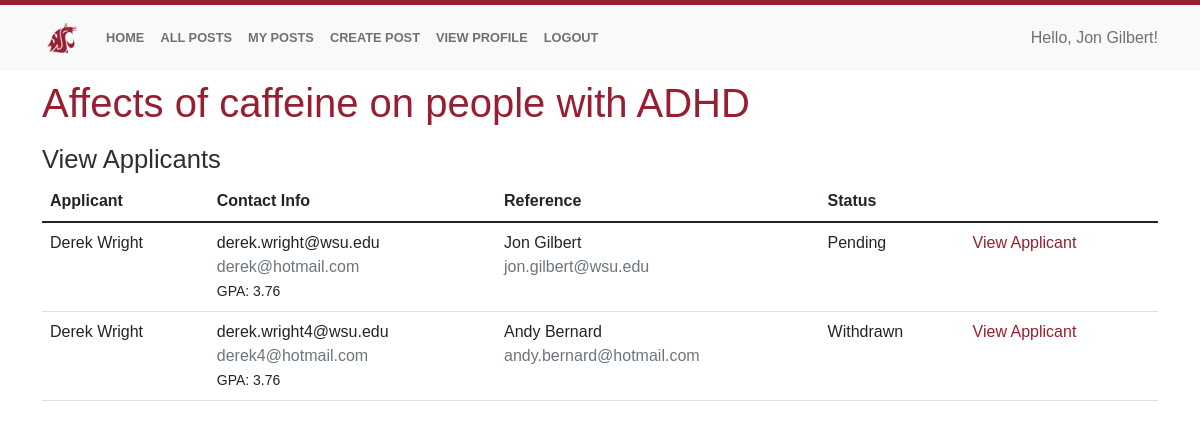
/post_detals/1/applicants (signed in), run on the app's committed database.
### app/Model/models.py (models this page shows, shortened)
class User(UserMixin, db.Model):
    __tablename__ = 'user'
    id = db.Column(db.Integer, primary_key=True)
    username = db.Column(db.String(64), unique=True)
    name = db.Column(db.String(30))
    last_name = db.Column(db.String(30))
    wsu_id = db.Column(db.String(30), unique=True)
    email = db.Column(db.String(120), unique=True)
    phone = db.Column(db.String(15))
    password_hash = db.Column(db.String(128))
    role = db.Column(db.String(20))
    __mapper_args__ = {
        'polymorphic_identity':'user',
        'polymorphic_on':role
    }
    def is_professor(self):
        return self.role == 'professor'

class ResearchPost(db.Model):
    __tablename__ = 'post'
    id = db.Column(db.Integer, primary_key=True)
    user_id = db.Column(db.Integer, ForeignKey('user.id'))
    title = db.Column(db.String(150))
    description = db.Column(db.String(1500))
    start_date = db.Column(db.Date)
    end_date = db.Column(db.Date)
    time_commitment = db.Column(db.String(150))
    requirements = db.Column(db.String(700))
    applications = db.relationship('Application',
        lazy='dynamic')
    research_fields = db.relationship(
        'ResearchField', secondary=postFields,
        primaryjoin=(postFields.c.post_id == id),
        backref=db.backref('postFields', lazy='dynamic'),
        lazy='dynamic'
    )

class Application(db.Model):
    id = db.Column(db.Integer, primary_key=True)
    user_id = db.Column(db.Integer, ForeignKey('user.id'))
    post_id = db.Column(db.Integer, ForeignKey('post.id'))
    statement = db.Column(db.String(200))
    reference_name = db.Column(db.String(30))
    reference_email = db.Column(db.String(120))
    status = db.Column(db.String(20))
    applicant = db.relationship('User')

class Student(User):
    id = db.Column(db.Integer, ForeignKey('user.id'), primary_key=True)
    gpa = db.Column(db.Numeric(3,2))
    major = db.Column(db.String(30))
    graduation_year = db.Column(db.Integer)
    taken_courses = db.Column(db.String(300))
    prior_experience = db.Column(db.String(1500))
    research_fields = db.relationship(
        'ResearchField', secondary=studentFields,
        primaryjoin=(studentFields.c.user_id == id),
        backref=db.backref('studentFields', lazy='dynamic'),
        lazy='dynamic'
    )
    languages = db.relationship(
        'ProgrammingLanguage', secondary=studentLanguages,
        primaryjoin=(studentLanguages.c.user_id == id),
        backref=db.backref('studentLanguages', lazy='dynamic'),
        lazy='dynamic'
    )
    __mapper_args__ = {
        'polymorphic_identity':'student',
    }

### app/Controller/routes.py (the view)
@bp_routes.route('/post_detals/<post_id>/applicants', methods=['GET'])
def post_applicants(post_id):
    post = ResearchPost.query.filter_by(id=post_id).first()
    if current_user.id != post.user_id:
        flash("You are not authorized to view this page!")
        return redirect(url_for('routes.index'))
    return render_template('applicants.html', title="Post Applicants", post=post)

### app/Model/models.py (called while the page is built)
@login.user_loader
def user_loader(id):
    return User.query.get(int(id))

### app/View/templates/applicants.html
{% extends "base.html" %}
{% block content %}
    <h2 class="mt-2">{{post.title}}</h2>
    <h3>View Applicants</h3>
    <table class="table">
        <thead>
            <tr>
                <th>Applicant</th>
                <th>Contact Info</th>
                <th>Reference</th>
                <th>Status</th>
            </tr>
        </thead>
        <tbody>
            {% if post.applications %}
                {% for app in post.applications %}
                    <tr>
                        <td>
                            <div>{{app.applicant.name}} {{app.applicant.last_name}}</div>
                        </td>
                        <td>
                            <div>{{ app.applicant.username }}</div>
                            <div class="text-secondary">{{app.applicant.email}}</div>
                            <small>GPA: {{app.applicant.gpa}}</small>
                        </td>
                        <td>
                            <div>{{app.reference_name}}</div>
                            <div class="text-secondary">{{app.reference_email}}</div>
                        </td>
                        <td>
                            <div>{{app.status}}</div>
                        </td>
                        <td>
                            <a class="submit" href="{{url_for('routes.view_applicant', applicant_id = app.applicant.id, application_id = app.id)}}">View Applicant</a>
                        </td>
                    </tr>
                {% endfor %}
            {% else %}
                <tr>
                    <td colspan="4">No applications</td>
                </tr>
            {% endif %}
        </tbody>
    </table>
{% endblock %}

### app/View/templates/base.html (shortened to what this page needs)
<!DOCTYPE html>
<html lang="en">
    <head>
        <link href="https://cdn.jsdelivr.net/npm/bootstrap@5.1.3/dist/css/bootstrap.min.css" rel="stylesheet" />
        <link rel="stylesheet" href="{{ url_for('static', filename='css/main.css') }}" />
    </head>
   <body>
    <nav class="navbar navbar-expand-lg navbar-light bg-light">
        <div class="container">
            <a class="navbar-brand" href="/">
                <img src="/static/img/navbar-logo.png" alt="" height="40" class="navbar-logo">
              </a>
            <div class="collapse navbar-collapse" id="navbarSupportedContent">
                <ul class="navbar-nav me-auto mb-2 mb-lg-0">
                    <li class="nav-item">
                        <a class="nav-link {{'active' if request.url_rule.endpoint == 'routes.index'}}" aria-current="page" href="{{url_for('routes.index')}}">Home</a>
                    </li>
                    <li class="nav-item">
                        <a class="nav-link {{'active' if request.url_rule.endpoint == 'routes.open_posts'}}" href="{{url_for('routes.open_posts')}}">All Posts</a>
                    </li>
                    {% if not current_user.is_anonymous %}
                        {% if current_user.is_professor() %}
                        <li class="nav-item">
                            <a class="nav-link {{'active' if request.url_rule.endpoint == 'routes.my_posts'}}" href="{{url_for('routes.my_posts')}}">My Posts</a>
                        </li>
                        <li class="nav-item">
                            <a class="nav-link {{'active' if request.url_rule.endpoint == 'routes.new_post'}}" href="{{url_for('routes.new_post')}}">Create Post</a>
                        </li>
                        <li class="nav-item">
                            <a class="nav-link {{'active' if request.url_rule.endpoint == 'routes.view_prof'}}" href="{{url_for('routes.view_prof', user_id = current_user.id)}}">View Profile</a>
                        </li>
                        {% else %}
                        <li class="nav-item">
                            <a class="nav-link {{'active' if request.url_rule.endpoint == 'routes.view_prof'}}" href="{{url_for('routes.view_prof', user_id = current_user.id)}}">View Profile</a>
                        </li>
                        {% endif %}
                        <li class="nav-item">
                            <a class="nav-link" href="{{url_for('auth.logout')}}">Logout</a>
                        </li>
                    {% endif %}
                </ul>
            <div class="d-flex">
                {% if current_user.is_anonymous %}
                    <ul class="navbar-nav me-auto mb-2 mb-lg-0">
                        <li class="nav-item"><a class="nav-link {{'active' if request.url_rule.endpoint == 'auth.login'}}" href="{{url_for('auth.login')}}">Login</a></li>
                        <li class="nav-item"><a class="nav-link {{'active' if request.url_rule.endpoint == 'auth.register'}}" href="{{url_for('auth.register')}}">Registration</a></li>
                    </ul>
                {% else %}
                    <span class="navbar-text">
                        Hello, {{current_user.name}} {{current_user.last_name}}!
                    </span>
                {% endif %}
            </div>
            </div>
        </div>
    </nav>
    <main class="container">
        {% block content %} {% endblock %}
    </main>
   </body>
</html>

### app/View/static/css/main.css (style rules this page uses)
body { font-family: Proxima-Nova, "Lucida Grande", "Lucida Sans Unicode", "Lucida Sans", Geneva, Verdana, sans-serif; font-weight: 400; background-color: #fff; color: #2a3033; }
nav { border-top: 5px solid #981e32; }
nav .navbar-logo { padding: 5px; }
h2 { font-size: 2.5rem; color: #981e32; margin: .5em 0; font-weight: 300; }
h3 { color: #2a3033; font-weight: 300; font-size: 1.6rem; line-height: 1em; }
nav a { background: none; border: none; font-family: Proxima-Nova, "Lucida Grande", "Lucida Sans Unicode", "Lucida Sans", Geneva, Verdana, sans-serif; font-size: .8rem; font-weight: 700; text-align: left; text-transform: uppercase; text-decoration: none; color: #3b4042; }
main a { text-decoration: none; color: #981e32; padding: 2px 5px; }

### data on the page
User: name "Jon", last_name "Gilbert"
ResearchPost: title "Affects of caffeine on people with ADHD"
Application: applicant.name "Derek", applicant.last_name "Wright", applicant.username "derek.wright@wsu.edu", applicant.email "derek@hotmail.com", applicant.gpa "3.76", reference_name "Jon Gilbert", reference_email "jon.gilbert@wsu.edu", status "Pending"
Application: applicant.name "Derek", applicant.last_name "Wright", applicant.username "derek.wright4@wsu.edu", applicant.email "derek4@hotmail.com", applicant.gpa "3.76", reference_name "Andy Bernard", reference_email "andy.bernard@hotmail.com", status "Withdrawn"
